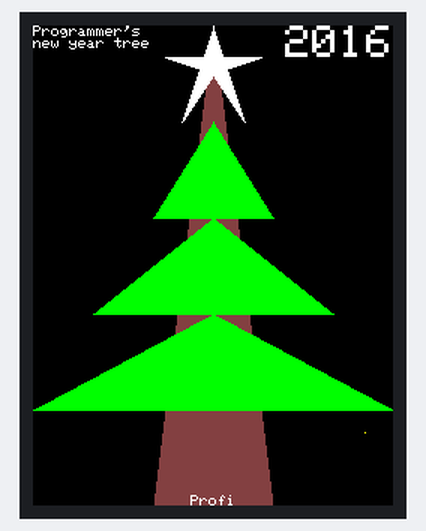
Simulated run of this sketch. Board: Arduino Uno, built with avr-gcc and run on an emulated ATmega328P. Shown: 240×320 colour display. Random numbers use the default seed unless the sketch sets one; what the sketch prints to the serial monitor is not drawn.

Above: at 0.42 s.
At 2.04 s:
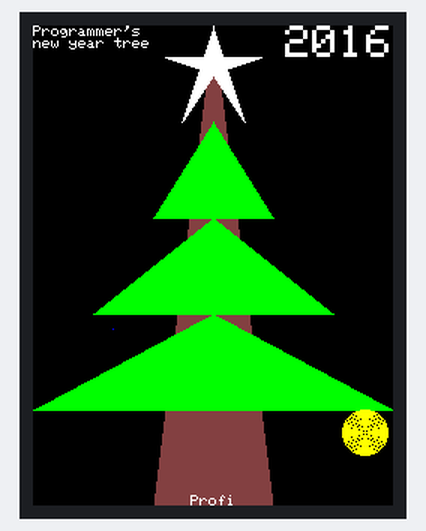
At 3.7 s:
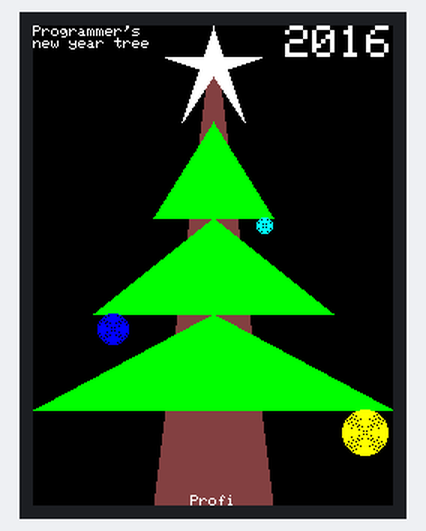
At 5.9 s:
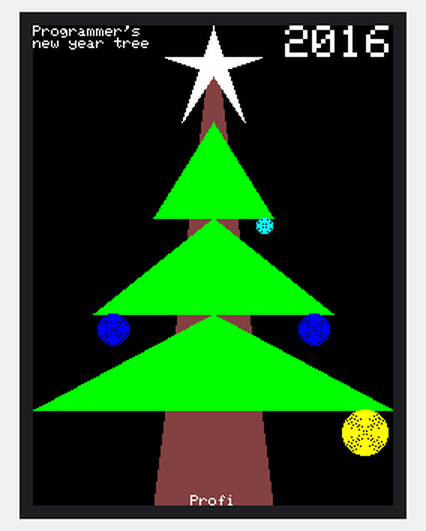
At 16.9 s:
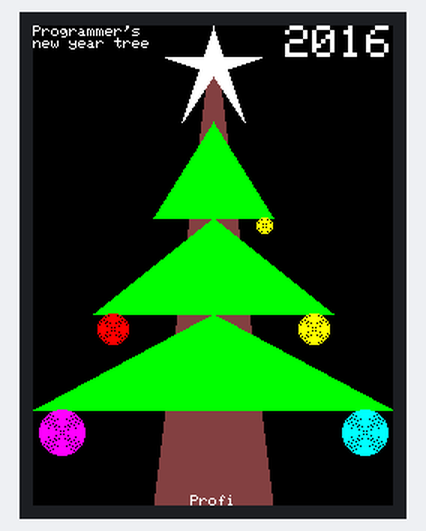
At 33.9 s:
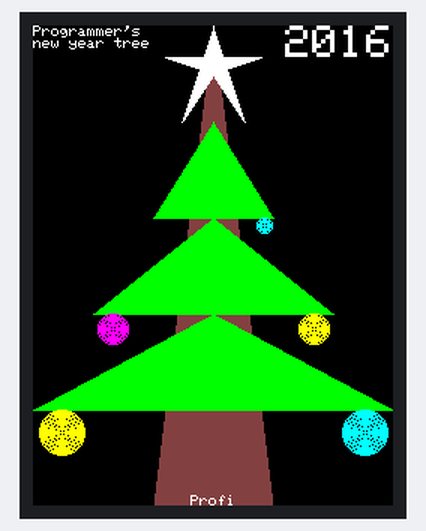

The sketch:

ili9341_newyear.ino
```cpp
#include "SPI.h"
#include "Adafruit_GFX.h"
#include "Adafruit_ILI9341.h"

// For the Adafruit shield, these are the default.
#define TFT_DC 9
#define TFT_CS 10

// Other shields:
#define TFT_MISO 12
#define TFT_MOSI 11
#define TFT_CLK 13
#define TFT_RST 8

// Use hardware SPI (on Uno, #13, #12, #11) and the above for CS/DC
//Adafruit_ILI9341 tft = Adafruit_ILI9341(TFT_CS, TFT_DC);
// If using the breakout, change pins as desired
Adafruit_ILI9341 tft = Adafruit_ILI9341(TFT_CS, TFT_DC, TFT_MOSI, TFT_CLK, TFT_RST, TFT_MISO);

void setup() {
  Serial.begin(9600);
  randomSeed(analogRead(0));
  Serial.println("ILI9341 - New Year Tree!");
  tft.begin();
  drawTree();
  drawText();
}


void loop(void) {
  drawDecor();
}

void drawTree() {
  tft.fillScreen(ILI9341_BLACK);
  int w = tft.width(), h = tft.height();
  uint16_t woodColor = 0x8208;
  uint16_t treeColor = ILI9341_GREEN;
  uint16_t starColor = ILI9341_WHITE;
  uint8_t t_count = 3;

  // wood
  tft.fillTriangle(w / 2, 0, w / 3, h, 2 * w / 3, h, woodColor);

  // tree
  uint8_t t_height = h / (t_count + 2); // 2 - top and bottom margins
  for (uint8_t ts = 0; ts < t_count; ts++) {
    uint16_t t_top = t_height * (ts + 1);
    uint8_t t_hmargin = (t_count - (ts + 1)) * (w / 6);
    tft.fillTriangle(
      w / 2, t_top,
      t_hmargin, t_top + t_height,
      w - t_hmargin, t_top + t_height,
      treeColor
    );
  }

  // star
  uint8_t s_width = t_height;
  uint8_t s_height = t_height / 3;
  tft.fillTriangle(
    w / 2, 0,
    w / 2 - s_height, s_width,
    w / 2, s_width / 2,
    starColor
  );
  tft.fillTriangle(
    w / 2, 0,
    w / 2 + s_height, s_width,
    w / 2, s_width / 2,
    starColor
  );
  tft.fillTriangle(
    w / 2 - s_width / 2, s_width / 3,
    w / 2 + s_width / 2, s_width / 3,
    w / 2, s_width / 2,
    starColor
  );
}

void drawText() {
  uint8_t font1_width = 6;
  uint8_t font1_height = 7;
  uint8_t font3_width = 6 * 3;

  tft.setCursor(0, 0);
  tft.setTextColor(ILI9341_WHITE);
  tft.setTextSize(1);
  tft.println("Programmer's\nnew year tree");

  String year = "2016";
  tft.setCursor(tft.width() - year.length() * font3_width, 0);
  tft.setTextColor(ILI9341_WHITE);
  tft.setTextSize(3);
  tft.println(year);

  String profi = "Profi";
  tft.setCursor(tft.width() / 2 - (font1_width * profi.length() / 2), tft.height() - font1_height);
  tft.setTextColor(ILI9341_WHITE);
  tft.setTextSize(1);
  tft.println(profi);
}

void drawDecor() {
  uint16_t colors[] = {
    0x001F,
    0xF800,
    0x07FF,
    0xF81F,
    0xFFE0
  };
  long level = random(0, 3);
  long side = random(0, 2);
  long color = random(0, 5);

  uint8_t b_r = 5 * (level + 1);
  uint16_t b_x = (tft.width() / 6) * (2 - level) + b_r * 1.3;
  if (side == 1) {
    b_x = tft.width() - b_x;
  }
  uint16_t b_y = (tft.height() / 5) * (2 + level) + b_r;

  for (uint8_t r = 0; r <= b_r; r++) {
    tft.drawCircle(b_x, b_y, r, colors[color]);
    delay(100);
  }
  //delay(1000);
}
```
